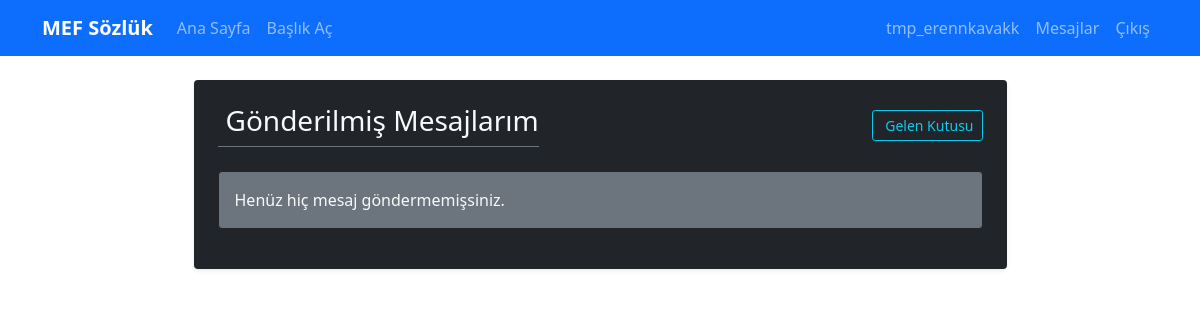
Before: /user/messages/sent (signed in) with the older database file.
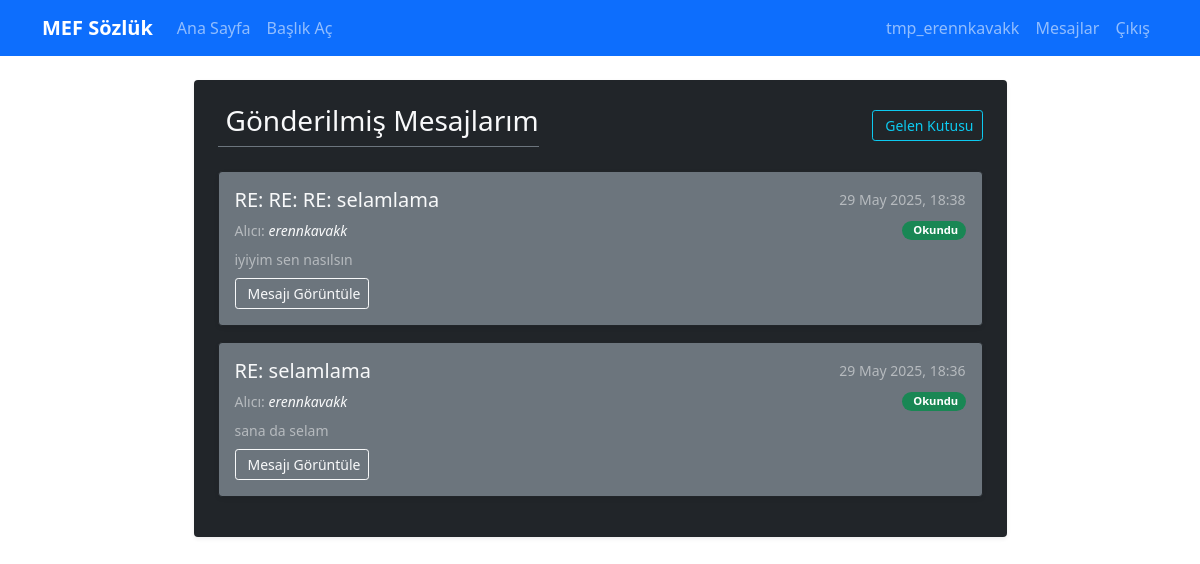
After: the same page with the newer database file.
### app/models/user.py (models this page shows, shortened)
class User(UserMixin, db.Model):
    id = db.Column(db.Integer, primary_key=True)
    email = db.Column(db.String(120), unique=True, nullable=False)
    nickname = db.Column(db.String(80), unique=True, nullable=False)
    real_name = db.Column(db.String(100), nullable=False)
    password_hash = db.Column(db.String(128))
    email_confirmed = db.Column(db.Boolean, default=False)
    email_confirmation_token = db.Column(db.String(100), unique=True)
    created_at = db.Column(db.DateTime, default=lambda: datetime.now(timezone.utc))
    last_seen = db.Column(db.DateTime, default=lambda: datetime.now(timezone.utc))
    is_admin = db.Column(db.Boolean, default=False)
    is_active = db.Column(db.Boolean, default=True)
    bio = db.Column(db.Text)
    entries = db.relationship('Entry', backref='author', lazy='dynamic', cascade='all, delete-orphan')
    following = db.relationship('Follow',
                               foreign_keys='Follow.follower_id',
                               backref='follower',
                               lazy='dynamic',
                               cascade='all, delete-orphan')
    followers = db.relationship('Follow',
                               foreign_keys='Follow.followed_id',
                               backref='followed',
                               lazy='dynamic',
                               cascade='all, delete-orphan')
    favorites = db.relationship('Favorite', backref='user', lazy='dynamic', cascade='all, delete-orphan')
    sent_messages = db.relationship('Message',
                                   foreign_keys='Message.sender_id',
                                   backref='sender',
                                   lazy='dynamic',
                                   cascade='all, delete-orphan')
    received_messages = db.relationship('Message',
                                       foreign_keys='Message.recipient_id',
                                       backref='recipient',
                                       lazy='dynamic',
                                       cascade='all, delete-orphan')
    def get_unread_message_count(self):
        return self.received_messages.filter_by(is_read=False).count()

### app/models/social.py (models this page shows, shortened)
class Message(db.Model):
    id = db.Column(db.Integer, primary_key=True)
    sender_id = db.Column(db.Integer, db.ForeignKey('user.id'), nullable=False)
    recipient_id = db.Column(db.Integer, db.ForeignKey('user.id'), nullable=False)
    subject = db.Column(db.String(200), nullable=False)
    content = db.Column(db.Text, nullable=False)
    created_at = db.Column(db.DateTime, default=lambda: datetime.now(timezone.utc))
    is_read = db.Column(db.Boolean, default=False)

### app/routes/user.py (the view)
@bp.route('/messages/sent')
@login_required
def sent_messages():
    page = request.args.get('page', 1, type=int)
    sent_messages_pagination = Message.query.filter_by(sender_id=current_user.id)\
                                      .order_by(desc(Message.created_at))\
                                      .paginate(page=page, per_page=10, error_out=False)
    return render_template('user/sent_messages.html',
                           messages=sent_messages_pagination,
                           title="Gönderilmiş Mesajlarım",  # Sayfa başlığı eklendi
                           timezone=timezone)             # Timezone eklendi

### app/__init__.py (called while the page is built)
@login_manager.user_loader
def load_user(user_id):
    from app.models.user import User
    return User.query.get(int(user_id))

### app/templates/user/sent_messages.html (shortened to what this page needs)
{% extends "base.html" %}
{% block content %}
<div class="container mt-4 text-light">
    <div class="row justify-content-center">
        <div class="col-md-10 col-lg-9">
            <div class="bg-dark border-secondary p-4 rounded shadow-sm">
                <div class="d-flex justify-content-between align-items-center mb-4">
                    <h3 class="border-bottom border-secondary pb-2 mb-0">
                        {{ title }}
                    </h3>
                    <div>
                        <a href="{{ url_for('user.messages') }}" class="btn btn-sm btn-outline-info">
                             Gelen Kutusu
                        </a>
                    </div>
                </div>
                {% if messages.items %}
                    {% for message in messages.items %}
                    <div class="card mb-3 {% if not message.is_read %}bg-secondary border-secondary{% else %}bg-secondary border-dark{% endif %} text-light shadow-sm">
                        <div class="card-body p-3">
                            <div class="d-flex justify-content-between align-items-center mb-2">
                                <h5 class="card-title mb-0">
                                    <a href="{{ url_for('user.view_message', id=message.id) }}" class="link-light text-decoration-none hover-underline">
                                        {{ message.subject }}
                                    </a>
                                </h5>
                                <small class="text-white-50">
                                    {{ message.created_at.strftime('%d %b %Y, %H:%M') }}
                                </small>
                            </div>
                            <div class="d-flex justify-content-between align-items-center mb-2">
                                <small class="text-white-50">
                                    Alıcı:
                                    <a href="{{ url_for('user.profile', nickname=message.recipient.nickname) }}" class="link-light text-decoration-none fst-italic hover-underline">
                                        {{ message.recipient.nickname }}
                                    </a>
                                </small>
                                {% if message.is_read %}
                                    <span class="badge bg-success rounded-pill" title="Alıcı tarafından okundu">Okundu</span>
                                {% else %}
                                    <span class="badge bg-secondary rounded-pill" title="Alıcı henüz okumadı"><i class="fas fa-check me-1"></i>Gönderildi</span>
                                {% endif %}
                            </div>
                            <p class="card-text text-white-50 small mb-2" style="max-height: 40px; overflow: hidden;">
                                {{ message.content | striptags | truncate(120, True, '...') }}
                            </p>
                            <div>
                                <a href="{{ url_for('user.view_message', id=message.id) }}" class="btn btn-sm btn-outline-light">
                                     Mesajı Görüntüle
                                </a>
                            </div>
                        </div>
                    </div>
                    {% endfor %}
                {% else %}
                    <div class="alert bg-secondary text-light border-dark" role="alert">
                        Henüz hiç mesaj göndermemişsiniz.
                    </div>
                {% endif %}
            </div>
        </div>
    </div>
</div>
{% endblock %}

### app/templates/base.html (shortened to what this page needs)
<!DOCTYPE html>
<html lang="tr">
<head>
    <link href="https://cdn.jsdelivr.net/npm/bootstrap@5.1.3/dist/css/bootstrap.min.css" rel="stylesheet">
    <link href="{{ url_for('static', filename='css/style.css') }}" rel="stylesheet">
</head>
<body>
    <nav class="navbar navbar-expand-lg navbar-dark bg-primary">
        <div class="container">
            <a class="navbar-brand" href="{{ url_for('main.index') }}">MEF Sözlük</a>
            <div class="navbar-nav me-auto">
                <a class="nav-link" href="{{ url_for('main.index') }}">Ana Sayfa</a>
                {% if current_user.is_authenticated %}
                    <a class="nav-link" href="{{ url_for('entry.create_title') }}">Başlık Aç</a>
                {% endif %}
            </div>
            <div class="navbar-nav">
                {% if current_user.is_authenticated %}
                    <a class="nav-link" href="{{ url_for('user.profile', nickname=current_user.nickname) }}">
                        {{ current_user.nickname }}
                    </a>
                    <a class="nav-link" href="{{ url_for('user.messages') }}">
                        Mesajlar
                    </a>
                    <a class="nav-link" href="{{ url_for('auth.logout') }}">Çıkış</a>
                {% else %}
                    <a class="nav-link" href="{{ url_for('auth.login') }}">Giriş</a>
                    <a class="nav-link" href="{{ url_for('auth.register') }}">Kayıt Ol</a>
                {% endif %}
            </div>
        </div>
    </nav>
    <div class="container mt-4">
        {% block content %}{% endblock %}
    </div>
</body>
</html>

### app/static/css/style.css (style rules this page uses)
.navbar-brand { font-weight: bold; }
.card { box-shadow: 0 2px 4px rgba(0,0,0,0.1); border: 1px solid #e0e0e0; }
.badge { font-size: 0.7rem; }
a[href*="/user/"] { font-weight: 500; text-decoration: none; }

Changed rows visible on the page:
added Message: subject "RE: RE: RE: selamlama", created_at "29 May 2025, 18:38", recipient.nickname "erennkavakk", is_read "Okundu", content "iyiyim sen nasılsın"
added Message: subject "RE: selamlama", created_at "29 May 2025, 18:36", recipient.nickname "erennkavakk", is_read "Okundu", content "sana da selam"
Other visible differences:
text no longer shown: "Henüz hiç mesaj göndermemişsiniz."
